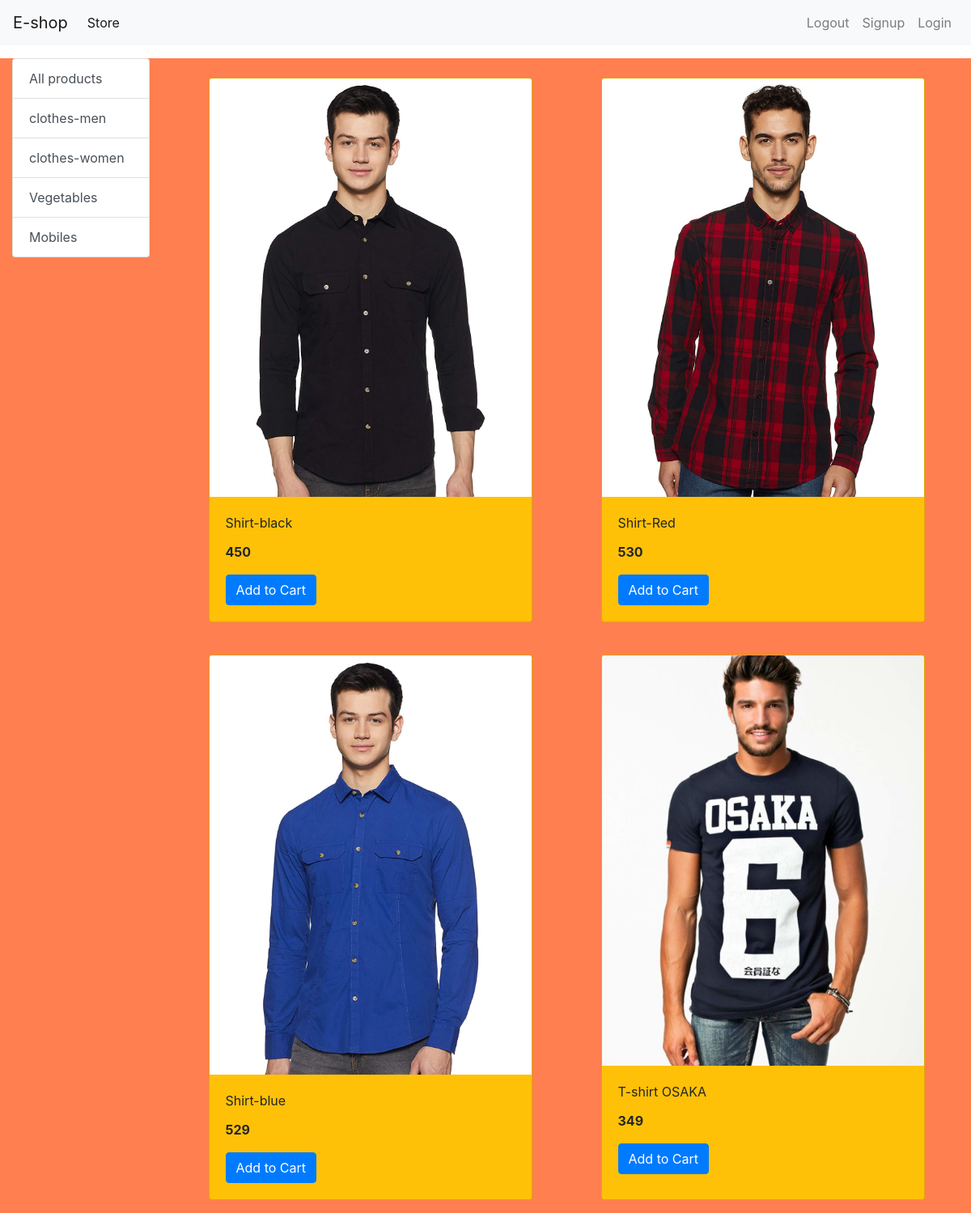
/?category=1, run on the app's committed database.
### store/models/categories.py (models this page shows, shortened)
class Category(models.Model):
    name = models.CharField(max_length=20)
    staticmethod
    def get_all_categories():
        return Category.objects.all()

### store/models/product.py (models this page shows, shortened)
class Product(models.Model):
    name=models.CharField(max_length=50)
    price=models.IntegerField(default=0)
    category = models.ForeignKey(Category, on_delete=models.CASCADE, default=1)
    description=models.CharField(max_length=200 , default='', null=True, blank=True)
    image=models.ImageField(upload_to='upload/products/')
    staticmethod
    def get_all_categories_by_categoryid(category_id):
        if category_id:
            return Product.objects.filter(category = category_id)
        else:
          return Product.get_all_products();

### store/views.py (the view)
# urls.py: path('', index)
def index(request):
    products=None
    category=Category.get_all_categories();
    categoryID=request.GET.get('category')
    if categoryID:
        products=Product.get_all_categories_by_categoryid(categoryID)
    else:
        products=Product.get_all_product();
    data={}
    data['products']=products
    data['category']=category
    return render(request, 'index.html', data)

### store/templates/index.html
{% extends 'base.html' %}
{% block content %}
    <div class="container-fluid mt-3" style="background-color: coral;">
     <div class="row">
         <div class="col-lg-2 mx-auto">
           <div class="list-group">
            <a href="/" class="list-group-item list-group-item-action ">All products</a>
           {% for category in category %}
             <a href="/?category={{category.id}}" class="list-group-item list-group-item-action ">{{category.name}}</a>
           {% endfor %}
           </div>
         </div>
     <div id='products' class="col-lg-10 mx-auto">
       <div class="row mx-auto">
       {% for product in products %}
       <div class="card mx-auto mt-4 mb-3 bg-warning" style="width: 25rem;">
        <img src="{{product.image.url}}" class="card-img-top" alt="...">
       <div class="card-body">
        <p class="card-title">{{product.name}}</p>
        <p class="card-text"><b>{{product.price}}</b></p>
         <a href="#" class="btn btn-primary btn-small">Add to Cart</a>
         </div>
        </div>
       {% endfor %}
       </div>
      </div>
     </div>
    </div>
{% endblock content %}

### data on the page
Category: name "clothes-men"
Category: name "clothes-women"
Category: name "Vegetables"
Category: name "Mobiles"
Product: image (picture), name "Shirt-black", price "450"
Product: image (picture), name "Shirt-Red", price "530"
Product: image (picture), name "Shirt-blue", price "529"
Product: image (picture), name "T-shirt OSAKA", price "349"
